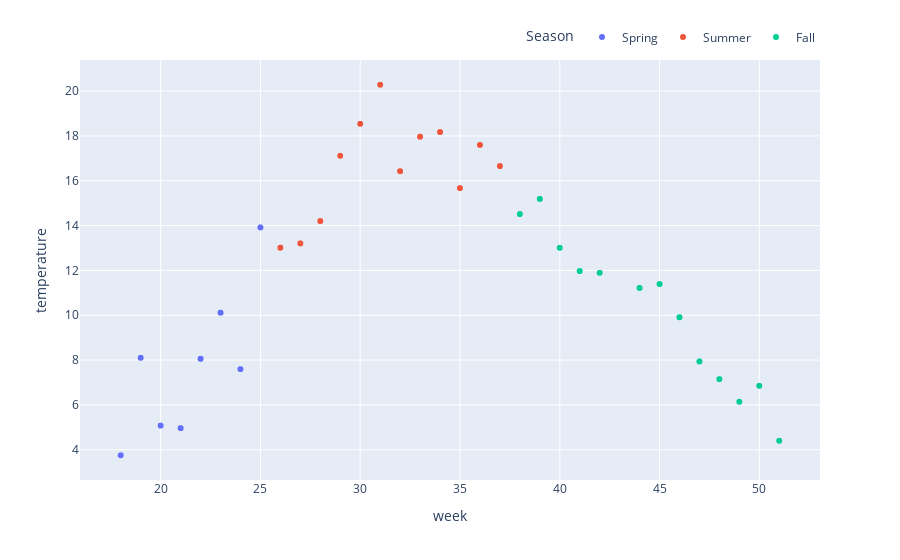

The code cell stored with this chart in its notebook:
### Code cell
fig = px.scatter(mdtop5_dA, x="week", y="temperature", color='Season')
fig.update_layout(legend=dict(
    orientation="h",
    yanchor="bottom",
    y=1.02,
    xanchor="right",
    x=1
))
fig.show()

### Figure 1 — Plotly figure (JSON) as saved in the notebook; plotly's stock layout.template omitted (floating-point values rounded to 4 significant figures; data arrays with more than 128 entries replaced by an {"elided": "..."} marker saying what was removed)
{"data": [{"hovertemplate": "Season=Spring<br>week=%{x}<br>temperature=%{y}<extra></extra>", "legendgroup": "Spring", "marker": {"color": "#636efa", "symbol": "circle"}, "mode": "markers", "name": "Spring", "showlegend": true, "type": "scattergl", "x": {"elided": "576 int values"}, "xaxis": "x", "y": {"elided": "576 float values"}, "yaxis": "y"}, {"hovertemplate": "Season=Summer<br>week=%{x}<br>temperature=%{y}<extra></extra>", "legendgroup": "Summer", "marker": {"color": "#EF553B", "symbol": "circle"}, "mode": "markers", "name": "Summer", "showlegend": true, "type": "scattergl", "x": {"elided": "936 int values"}, "xaxis": "x", "y": {"elided": "936 float values"}, "yaxis": "y"}, {"hovertemplate": "Season=Fall<br>week=%{x}<br>temperature=%{y}<extra></extra>", "legendgroup": "Fall", "marker": {"color": "#00cc96", "symbol": "circle"}, "mode": "markers", "name": "Fall", "showlegend": true, "type": "scattergl", "x": {"elided": "936 int values"}, "xaxis": "x", "y": {"elided": "936 float values"}, "yaxis": "y"}], "layout": {"legend": {"orientation": "h", "title": {"text": "Season"}, "tracegroupgap": 0, "x": 1, "xanchor": "right", "y": 1.02, "yanchor": "bottom"}, "margin": {"t": 60}, "xaxis": {"anchor": "y", "domain": [0, 1], "title": {"text": "week"}}, "yaxis": {"anchor": "x", "domain": [0, 1], "title": {"text": "temperature"}}}}
